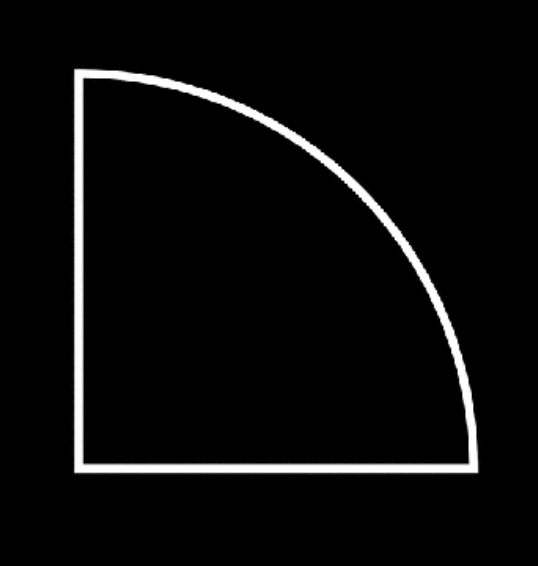
#> input picture house_diffusion/2d-sdf-net/shapes/raw_images/quarter_circle.png, 538 x 566 px
$ python vertices.py
#> lines starting #> are read from the running program, lines starting #| are printed output that depends on the picture; after the words box and inside, x2 and y2 are one past the last pixel; in counts of white or black regions, pixels touching at a corner belong together
import numpy as np
import cv2
import os

img_path = '../shapes/raw_images/quarter_circle.png'
out_path = '../shapes/raw/'
font = cv2.FONT_HERSHEY_COMPLEX
img2 = cv2.imread(img_path, cv2.IMREAD_COLOR)
#> img2 is the input picture: shape (566, 538, 3); mean B, G, R 10.5, 10.5, 10.5

img = cv2.imread(img_path, cv2.IMREAD_GRAYSCALE)
#> img: shape (566, 538); min 0, max 255, mean 10.5

height, width = img.shape
#> height = 566; width = 538


_, threshold = cv2.threshold(img, 110, 255, cv2.THRESH_BINARY)
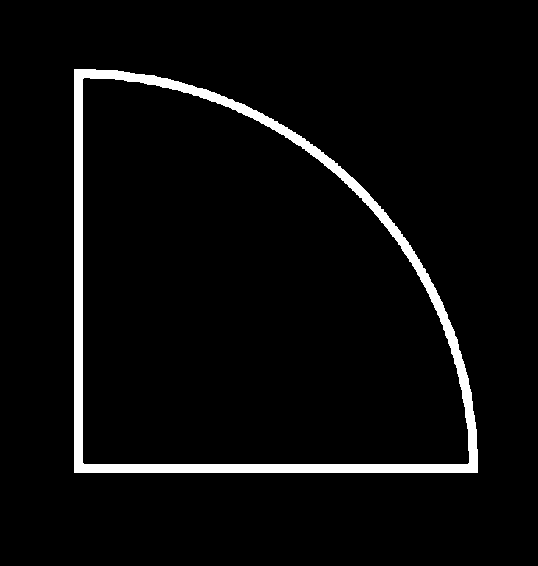
#> threshold: shape (566, 538); 4.2% white; 1 white region


contours, _ = cv2.findContours(threshold, cv2.RETR_TREE, cv2.CHAIN_APPROX_SIMPLE)
#> contours = 2 contours; box (x1, y1, x2, y2) and area: (74, 69, 478, 473) 128392, (82, 77, 470, 465) 117004


if not os.path.exists(out_path):
    os.makedirs(out_path)

pts = []


for i, cnt in enumerate(contours):
    approx = cv2.approxPolyDP(cnt, 0.009 * cv2.arcLength(cnt, True), True)


    n = approx.ravel()
    for j in n:
        if(i % 2 == 0):
#> (the run stopped early here; a loop or call above may not have finished)

$ run again, with house_diffusion/2d-sdf-net/shapes/raw_images/circ_rect.png copied over house_diffusion/2d-sdf-net/shapes/raw_images/quarter_circle.png
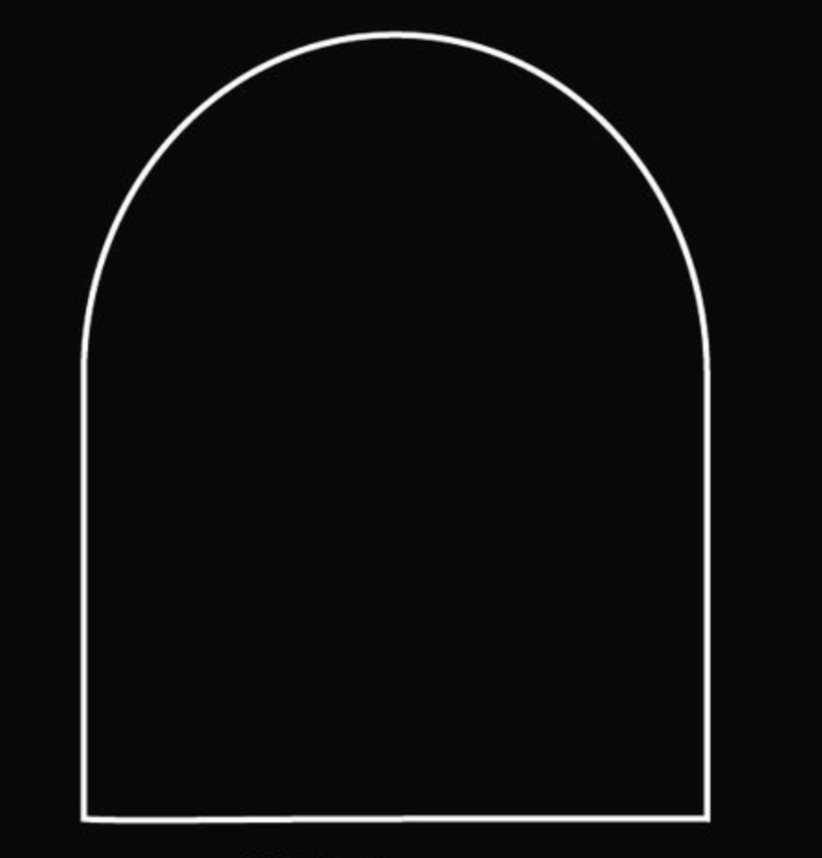
#> input picture house_diffusion/2d-sdf-net/shapes/raw_images/circ_rect.png, 822 x 858 px, shrunk from 1388 x 1448 before the run
#> img2 is the input picture: shape (858, 822, 3); mean B, G, R 13.4, 13.4, 13.4
#> `_, threshold = cv2.threshold(img, 110, 255, cv2.THRESH_BINARY)`:
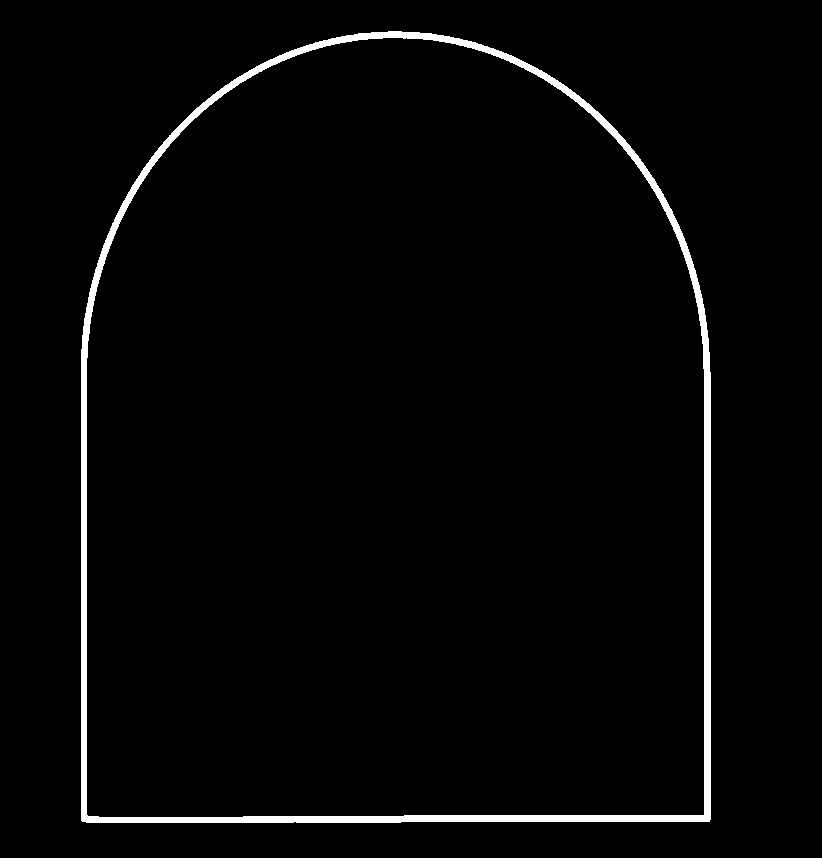
#> threshold: shape (858, 822); 2.4% white; 1 white region
#> contours = 2 contours; box (x1, y1, x2, y2) and area: (81, 31, 711, 823) 450735, (86, 37, 705, 818) 436298

$ run again, with house_diffusion/2d-sdf-net/shapes/raw_images/circle.png copied over house_diffusion/2d-sdf-net/shapes/raw_images/quarter_circle.png
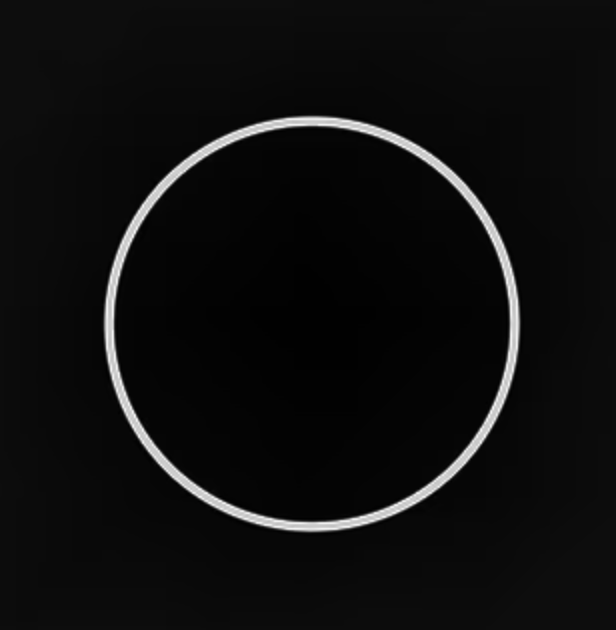
#> input picture house_diffusion/2d-sdf-net/shapes/raw_images/circle.png, 616 x 630 px
#> img2 is the input picture: shape (630, 616, 3); mean B, G, R 14.4, 14.4, 14.4
#> `_, threshold = cv2.threshold(img, 110, 255, cv2.THRESH_BINARY)`:
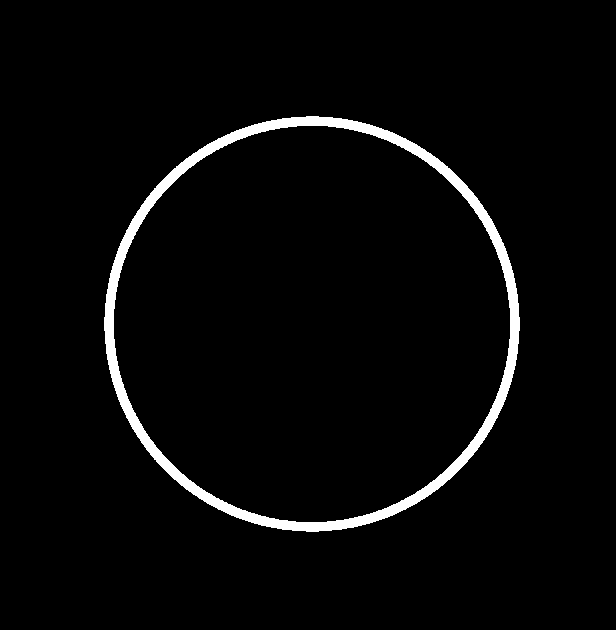
#> threshold: shape (630, 616); 3.2% white; 1 white region
#> contours = 2 contours; box (x1, y1, x2, y2) and area: (104, 116, 520, 532) 134892, (113, 125, 511, 523) 123722
